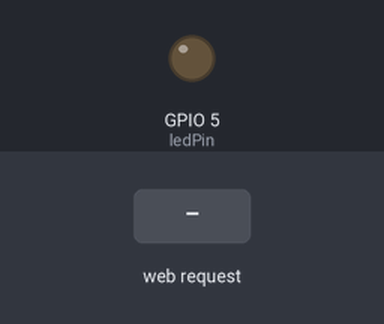
The sketch below on a simulated ESP8266 (NodeMCU). On the bench: output pins drawn as LEDs (lit = HIGH). Inputs (shaded band) come from the test bench. WiFi joins after 1.5 s; servers stay silent unless stated; what the sketch prints to the serial monitor is not drawn.

Above: at 2.7 s.
2.8 s: HTTP request GET /on received
At 4.0 s:
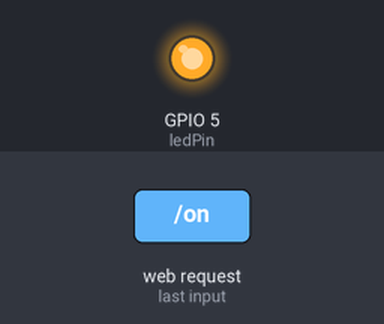
4.3 s: HTTP request GET /off received
At 5.4 s:
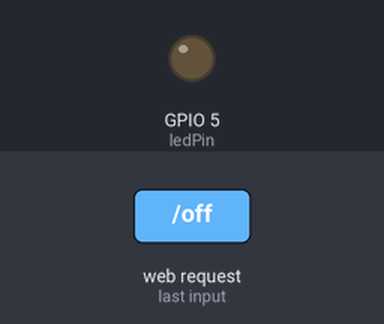
Timing chart, 0 to 7.3 s (numbered marks = the images above; inputs shaded):
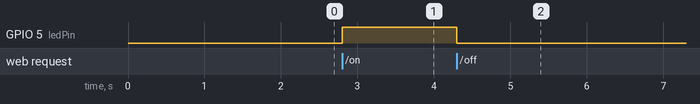

Measured:
- after the input at 2.8 s, GPIO 5 (ledPin): LOW → HIGH at once
- after the input at 4.3 s, GPIO 5 (ledPin): HIGH → LOW at once

The sketch:

_03_led_control.ino
```cpp
// Import required libraries
#include <ESP8266WiFi.h>
#include <ESP8266WebServer.h>

// LED pin
int ledPin = 5;

// Web server instance
ESP8266WebServer server(80);

// WiFi parameters
const char* ssid = "wifi_name";
const char* password = "wifi_pass";

void ledOn() {

  // Turn LED on
  digitalWrite(ledPin, HIGH);

  // Send answer
  server.send(200, "text/plain", "LED is on");
}

void ledOff() {

  // Turn LED on
  digitalWrite(ledPin, LOW);

  // Send answer
  server.send(200, "text/plain", "LED is off");
}

void setup(void)
{
  // Start Serial
  Serial.begin(115200);

  // Init LED pin
  pinMode(ledPin, OUTPUT);

  Serial.println();
  Serial.print("Connecting to ");
  Serial.println(ssid);

  // Connect to WiFi
  WiFi.begin(ssid, password);
  while (WiFi.status() != WL_CONNECTED) {
    delay(500);
    Serial.print(".");
  }
  Serial.println("");
  Serial.println("WiFi connected");

  // Print the IP address
  Serial.println("IP address: ");
  Serial.println(WiFi.localIP());

  // Routes
  server.on("/on", ledOn);
  server.on("/off", ledOff);

  // Start server
  server.begin();
  Serial.println("HTTP server started");
}

void loop() {

  // Handle connections
  server.handleClient();

}
```
